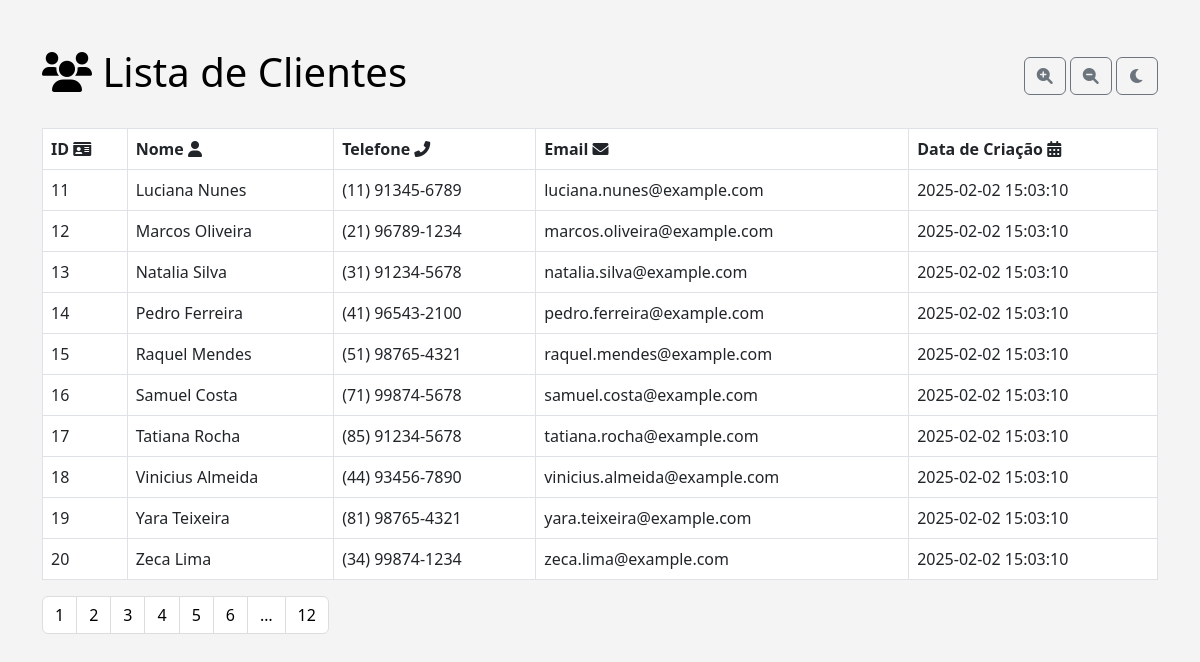
Screenshot of /?page=2 with the database file from the repository.
### tables this page shows
CREATE TABLE `clients` (
  `id` int(11) NOT NULL,
  `name` varchar(255) NOT NULL,
  `phone` varchar(15) NOT NULL,
  `email` varchar(255) NOT NULL,
  `created_at` timestamp NOT NULL DEFAULT current_timestamp(),
  `updated_at` timestamp NOT NULL DEFAULT current_timestamp() ON UPDATE current_timestamp()
);

### app/Controllers/ClientController.php (called while the page is built, shortened)
<?php
class ClientController {
    private Client $clientModel;
    public function __construct() {
        $this->clientModel = new Client(getDatabaseConnection());
    }
    public function listClients(int $page): void {
        $limit = 10;
        $offset = ($page - 1) * $limit;
        $totalClients = $this->clientModel->getTotalClients();
        $clients = $this->clientModel->getClients($offset, $limit);
        $totalPages = (int) ceil($totalClients / $limit);
        require __DIR__ . '/../Views/clients.php';
    }
}
?>

### public/index.php (called while the page is built, shortened)
<?php
$page = filter_input(INPUT_GET, 'page', FILTER_VALIDATE_INT) ?: 1;
$controller = new ClientController();
$controller->listClients($page);
?>

### config/database.php (called while the page is built)
<?php
function getDatabaseConnection() {
    $host = $_ENV['DB_HOST'];
    $db = $_ENV['DB_NAME'];
    $user = $_ENV['DB_USER'];
    $pass = $_ENV['DB_PASS'];
    try {
        return new PDO("mysql:host=$host;dbname=$db;charset=utf8", $user, $pass, [
            PDO::ATTR_ERRMODE => PDO::ERRMODE_EXCEPTION,
            PDO::ATTR_DEFAULT_FETCH_MODE => PDO::FETCH_ASSOC
        ]);
    } catch (PDOException $e) {
        die("Erro ao conectar no banco de dados: " . $e->getMessage());
    }
}
?>

### app/Models/Client.php (called while the page is built, shortened)
<?php
class Client {
    private PDO $db;
    public function __construct(PDO $db) {
        $this->db = $db;
    }
    public function getClients(int $offset, int $limit): array {
        $stmt = $this->db->prepare("SELECT * FROM clients ORDER BY created_at DESC LIMIT :offset, :limit");
        $stmt->bindValue(':offset', $offset, PDO::PARAM_INT);
        $stmt->bindValue(':limit', $limit, PDO::PARAM_INT);
        $stmt->execute();
        return $stmt->fetchAll();
    }
    public function getTotalClients(): int {
        $stmt = $this->db->query("SELECT COUNT(*) as total FROM clients");
        return (int) $stmt->fetch()['total'];
    }
}
?>

### app/Views/clients.php (the view, shortened to what this page needs)
<!DOCTYPE html>
<html lang="pt-br">
<head>
    <link href="https://cdn.jsdelivr.net/npm/bootstrap@5.3.0/dist/css/bootstrap.min.css" rel="stylesheet">
    <link rel="stylesheet" href="../../public/styles.css">
    <link rel="stylesheet" href="https://cdnjs.cloudflare.com/ajax/libs/font-awesome/6.0.0-beta3/css/all.min.css">
</head>
<body class="light-mode">
    <div class="container mt-5">
        <div class="d-flex justify-content-between align-items-center mb-4">
            <h1><i class="fas fa-users"></i> Lista de Clientes</h1>
            <div>
                <button id="increase-font-btn" class="btn btn-outline-secondary">
                    <i class="fas fa-search-plus"></i>
                </button>
                <button id="decrease-font-btn" class="btn btn-outline-secondary">
                    <i class="fas fa-search-minus"></i>
                </button>
                <button id="toggle-theme-btn" class="btn btn-outline-secondary">
                </button>
            </div>
        </div>
        <table class="table table-bordered table-hover">
            <thead>
                <tr>
                    <th>ID <i class="fas fa-id-card"></i></th>
                    <th>Nome <i class="fas fa-user"></i></th>
                    <th>Telefone <i class="fas fa-phone-alt"></i></th>
                    <th>Email <i class="fas fa-envelope"></i></th>
                    <th>Data de Criação <i class="fas fa-calendar-alt"></i></th>
                </tr>
            </thead>
            <tbody>
                <?php foreach ($clients as $client): ?>
                    <tr>
                        <td><?= htmlspecialchars($client['id']) ?></td>
                        <td><?= htmlspecialchars($client['name']) ?></td>
                        <td><?= htmlspecialchars($client['phone']) ?></td>
                        <td><?= htmlspecialchars($client['email']) ?></td>
                        <td><?= htmlspecialchars($client['created_at']) ?></td>
                    </tr>
                <?php endforeach; ?>
            </tbody>
        </table>
        <nav>
            <ul class="pagination">
                <?php for ($i = max(1, $page - 4); $i <= min($totalPages, $page + 4); $i++): ?>
                    <?php if ($i == $page): ?>
                        <li class="page-item active"><span class="page-link"><?= $i ?></span></li>
                    <?php else: ?>
                        <li class="page-item"><a class="page-link" href="?page=<?= $i ?>"><?= $i ?></a></li>
                    <?php endif; ?>
                <?php endfor; ?>
                <?php if ($page < $totalPages): ?>
                    <li class="page-item disabled"><span class="page-link">…</span></li>
                    <li class="page-item"><a class="page-link" href="?page=<?= $totalPages ?>"><?= $totalPages ?></a></li>
                <?php endif; ?>
            </ul>
        </nav>
    </div>
</body>
</html>

### public/styles.css (style rules this page uses)
.light-mode { background-color: #f4f4f4; color: #000; }
.light-mode .table { background-color: #fff; color: #000; }
.light-mode .pagination .page-link { color: #000; background-color: #fff; border-color: #ddd; }
body { font-size: 16px; transition: font-size 0.3s ease; }

### rows the page displays
clients: id "11", name "Luciana Nunes", phone "(11) 91345-6789", email "luciana.nunes@example.com", created_at "2025-02-02 15:03:10"
clients: id "12", name "Marcos Oliveira", phone "(21) 96789-1234", email "marcos.oliveira@example.com", created_at "2025-02-02 15:03:10"
clients: id "13", name "Natalia Silva", phone "(31) 91234-5678", email "natalia.silva@example.com", created_at "2025-02-02 15:03:10"
clients: id "14", name "Pedro Ferreira", phone "(41) 96543-2100", email "pedro.ferreira@example.com", created_at "2025-02-02 15:03:10"
clients: id "15", name "Raquel Mendes", phone "(51) 98765-4321", email "raquel.mendes@example.com", created_at "2025-02-02 15:03:10"
clients: id "16", name "Samuel Costa", phone "(71) 99874-5678", email "samuel.costa@example.com", created_at "2025-02-02 15:03:10"
clients: id "17", name "Tatiana Rocha", phone "(85) 91234-5678", email "tatiana.rocha@example.com", created_at "2025-02-02 15:03:10"
clients: id "18", name "Vinicius Almeida", phone "(44) 93456-7890", email "vinicius.almeida@example.com", created_at "2025-02-02 15:03:10"
clients: id "19", name "Yara Teixeira", phone "(81) 98765-4321", email "yara.teixeira@example.com", created_at "2025-02-02 15:03:10"
clients: id "20", name "Zeca Lima", phone "(34) 99874-1234", email "zeca.lima@example.com", created_at "2025-02-02 15:03:10"

### other values shown
$totalPages "12"
